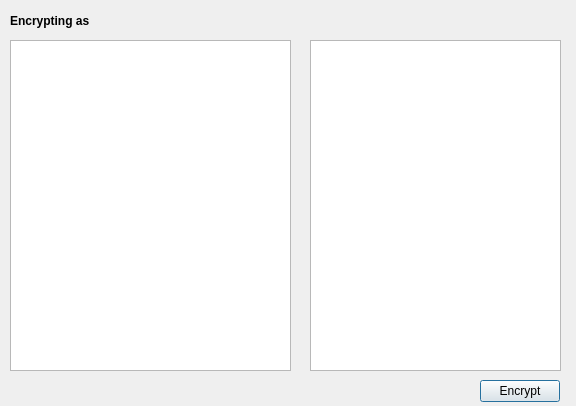
<?xml version="1.0" encoding="UTF-8"?>
<ui version="4.0">
 <class>EncryptDialog</class>
 <widget class="QDialog" name="EncryptDialog">
  <property name="geometry">
   <rect>
    <x>0</x>
    <y>0</y>
    <width>576</width>
    <height>406</height>
   </rect>
  </property>
  <property name="windowTitle">
   <string>p2kontakt: Encrypt</string>
  </property>
  <widget class="QLabel" name="label_user">
   <property name="geometry">
    <rect>
     <x>10</x>
     <y>10</y>
     <width>551</width>
     <height>21</height>
    </rect>
   </property>
   <property name="font">
    <font>
     <bold>true</bold>
    </font>
   </property>
   <property name="text">
    <string>Encrypting as &lt;user&gt;</string>
   </property>
  </widget>
  <widget class="QPushButton" name="button_encrypt">
   <property name="geometry">
    <rect>
     <x>480</x>
     <y>380</y>
     <width>80</width>
     <height>22</height>
    </rect>
   </property>
   <property name="text">
    <string>Encrypt</string>
   </property>
  </widget>
  <widget class="QTextEdit" name="input_encrypted">
   <property name="geometry">
    <rect>
     <x>310</x>
     <y>40</y>
     <width>251</width>
     <height>331</height>
    </rect>
   </property>
   <property name="readOnly">
    <bool>true</bool>
   </property>
  </widget>
  <widget class="QTextEdit" name="input_plaintext">
   <property name="geometry">
    <rect>
     <x>10</x>
     <y>40</y>
     <width>281</width>
     <height>331</height>
    </rect>
   </property>
  </widget>
 </widget>
 <resources/>
 <connections/>
</ui>
